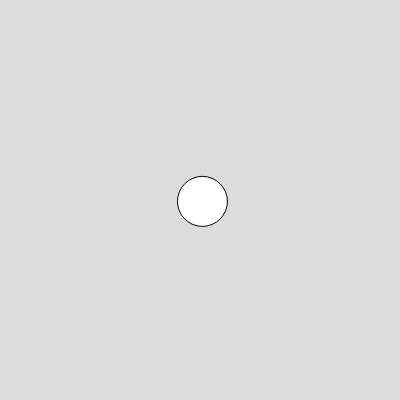
Frame 1 (no input)
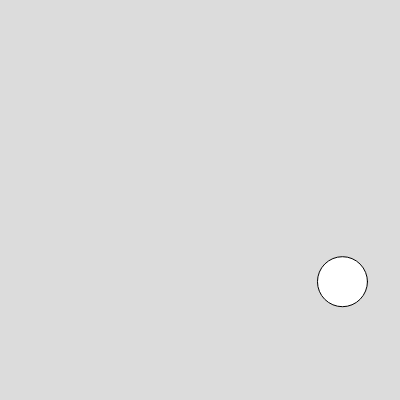
Frame 60 (no input)
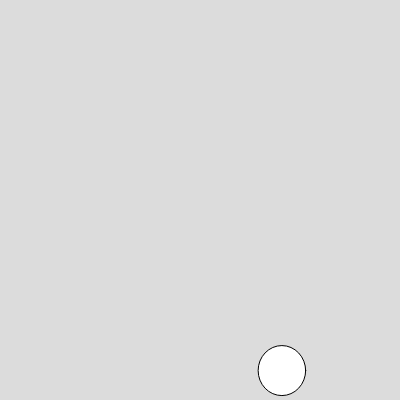
Frame 120 (the mouse pressed at the canvas centre since frame 60)

The p5.js sketch that drew these frames (run headless with seeded random() and noise() and a simulated clock; from frame 60 on, the mouse is pressed at the canvas centre):

// p5.js sketch
// ── sketch.js
let ballX;
let ballY;
let ballSize = 50;
let speedX;
let speedY;
let squashFactorX = 1;
let squashFactorY = 1;
let squashChangeSpeed = 0.05;

function setup() {
  createCanvas(400, 400);
  ballX = width / 2;
  ballY = height / 2;
  speedX = random(1, 3);
  speedY = random(1, 3);
}

function draw() {
  background(220);

  // Apply changes to speedX and speedY separately
  speedX += random(-0.1, 0.1);
  speedY += random(-0.1, 0.1);

  ballX += speedX;
  ballY += speedY;

  if (ballX > width - ballSize / 2 || ballX < ballSize / 2) {
    speedX *= -1;
    squashFactorX = 0.5;  // Squash horizontally
    squashFactorY = 1;    // Reset vertical squash
  }
  if (ballY > height - ballSize / 2 || ballY < ballSize / 2) {
    speedY *= -1;
    squashFactorY = 0.5;  // Squash vertically
    squashFactorX = 1;    // Reset horizontal squash
  }

  // Constrain the speed within a range
  speedX = constrain(speedX, -3, 3);
  speedY = constrain(speedY, -3, 3);

  // Draw the ellipse with the squash effect
  ellipse(ballX, ballY, ballSize * squashFactorX, ballSize * squashFactorY);

  // Apply squashing effect
  squashFactorX = lerp(squashFactorX, 1, squashChangeSpeed);
  squashFactorY = lerp(squashFactorY, 1, squashChangeSpeed);
}
